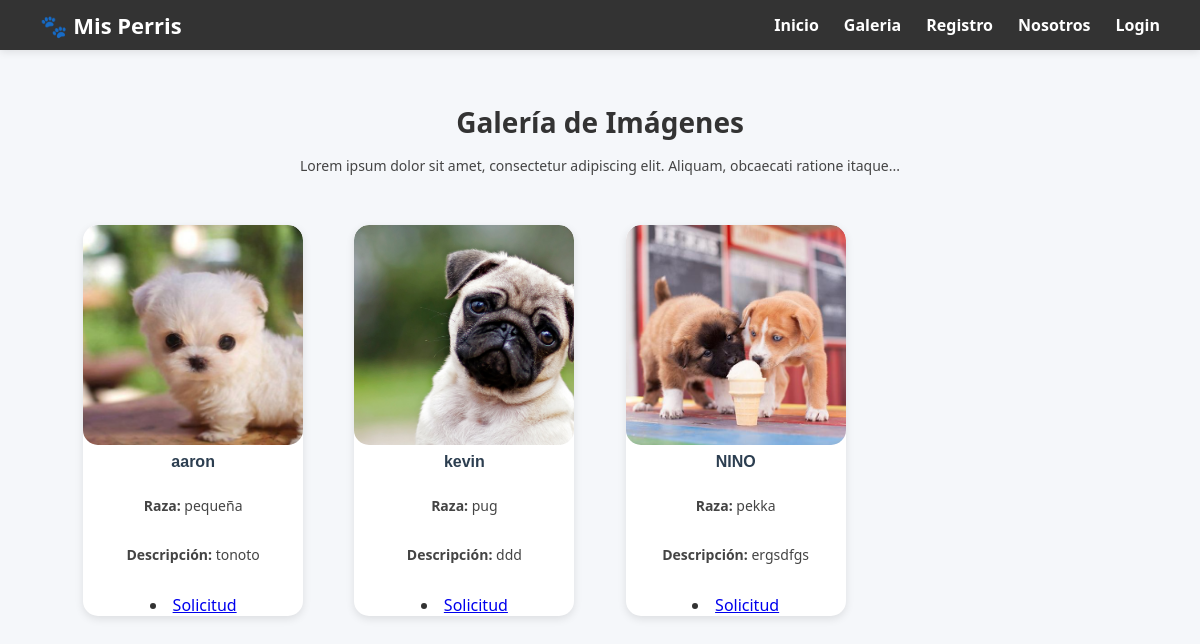
Page /galeria/ on the committed database.
### mascotas/models.py (models this page shows, shortened)
class Mascotas(models.Model):
    nombre = models.CharField(max_length=100)
    raza = models.CharField(max_length=100)
    descripcion = models.TextField()
    foto = models.ImageField(upload_to='images/')
    class Meta:
        db_table = 'mascota'
        verbose_name = 'Mascota'
        verbose_name_plural = 'Mascotas'

### mascotas/views.py (the view)
# urls.py: path('galeria/', galeria, name="galeria"),
def galeria(request):
    mascotas = Mascotas.objects.all()
    data = {'mascotas': mascotas }
    return render(request, 'galeria.html', data)

### mascotas/templates/galeria.html (shortened to what this page needs)
{% extends "base.html" %}
{% load static %}
{% block content %}
<section class="imagen">
    <h1>Galería de Imágenes</h1>
    <p>Lorem ipsum dolor sit amet, consectetur adipiscing elit. Aliquam, obcaecati ratione itaque...</p>
    <div class="galeria">
      {% for emp in mascotas %}
      <div class="card-perro">
        <img src="{% static '' %}{{ emp.foto }}" alt="{{ emp.nombre }}">
        <h2>{{ emp.nombre }}</h2>
        <p><strong>Raza:</strong> {{ emp.raza }}</p>
        <p><strong>Descripción:</strong> {{ emp.descripcion }}</p>
        {% if not user.is_authenticated %}
        <li><a href="{% url 'solicitud' %}">Solicitud</a></li>
        {% endif %}
      </div>
      {% endfor %}
    </div>
</section>
{% endblock %}

### administracion/templates/base.html (shortened to what this page needs)
{% load static %}
<!DOCTYPE html>
<html lang="es">
<head>
  <link rel="stylesheet" href="{% static 'css/style.css' %}?v=1">
</head>
<body>
  <nav>
      <h1>🐾 Mis Perris</h1>
      <ul>
        <li><a href="{% url 'inicio' %}">Inicio</a></li>
        <li><a href="{% url 'galeria' %}">Galeria</a></li>
        <li><a href="{% url 'registro' %}">Registro</a></li>
        <li><a href="{% url 'nosotros' %}">Nosotros</a></li>
        {% if user.is_authenticated %}
          <li><a href="{% url 'logout' %}">Cerrar sesión</a></li>
        {% else %}
          <li><a href="{% url 'login' %}">Login</a></li>
        {% endif %}
      </ul>
  </nav>
  <main>
      {% block content %}{% endblock %}
  </main>
</body>
</html>

### static/css/style.css (style rules this page uses)
body { margin: 0; font-family: 'Segoe UI', Tahoma, Geneva, Verdana, sans-serif; background: #f5f7fa; color: #333; }
nav { background: #333; color: white; display: flex; justify-content: space-between; align-items: center; padding: 10px 40px; box-shadow: 0 2px 8px rgba(0,0,0,0.1); }
nav h1 { font-size: 22px; font-weight: bold; margin: 0; display: flex; align-items: center; }
nav ul { list-style: none; display: flex; margin: 0; padding: 0; }
nav ul li { margin-left: 25px; }
nav ul li a { text-decoration: none; color: white; font-weight: bold; transition: color 0.3s; }
h2 { font-weight: 600; margin-bottom: 25px; text-align: center; color: #2c3e50; }
.imagen { text-align: center; padding: 30px; }
.imagen h1 { font-size: 28px; font-weight: bold; margin-bottom: 15px; }
.imagen p { max-width: 800px; margin: 0 auto 30px; font-size: 14px; color: #444; }
.galeria { display: grid; grid-template-columns: repeat(auto-fill, minmax(220px, 1fr)); gap: 25px; padding: 20px 40px; justify-items: center; }
.card-perro { background: white; border-radius: 15px; overflow: hidden; text-align: center; transition: transform 0.3s; box-shadow: 0 3px 8px rgba(0,0,0,0.1); }
.card-perro img { width: 220px; height: 220px; object-fit: cover; border-radius: 15px; display: block; margin: 0 auto; }
.card-perro h2 { margin-top: 8px; font-size: 16px; font-family: 'Comic Sans MS', cursive, sans-serif; }

### rows in the picture
Mascotas: foto (picture), nombre "aaron", raza "pequeña", descripcion "tonoto"
Mascotas: foto (picture), nombre "kevin", raza "pug", descripcion "ddd"
Mascotas: foto (picture), nombre "NINO", raza "pekka", descripcion "ergsdfgs"
